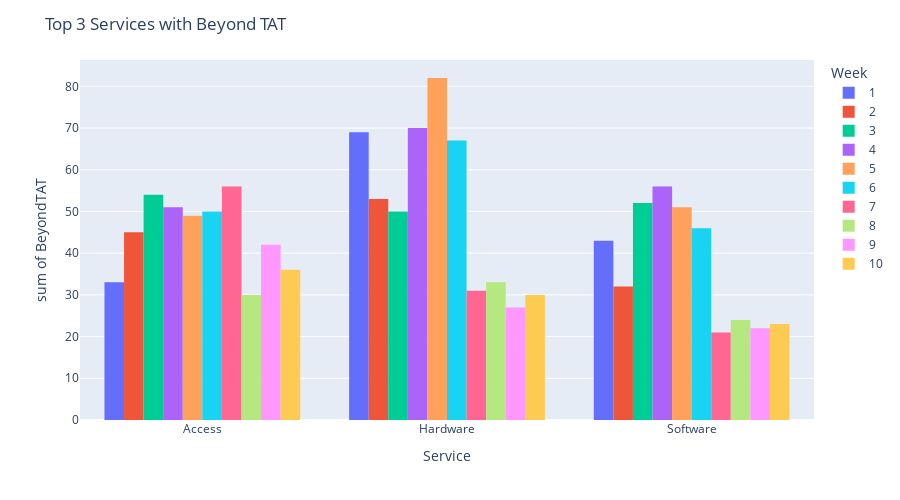

Notebook code for this chart:
### Code cell
df
df['Week'] = df['Week'].astype(str)
df['BeyondTAT'] = df['BeyondTAT'].astype(str)
fig = px.histogram(df, x = 'Service', y = 'BeyondTAT' , color='Week')
fig.update_layout(barmode='group', autosize=False, width=900, height=500, title="Top 3 Services with Beyond TAT")
fig.show()

### Figure 1 — Plotly figure (JSON) as saved in the notebook; plotly's stock layout.template omitted (floating-point values rounded to 4 significant figures)
{"data": [{"alignmentgroup": "True", "bingroup": "x", "histfunc": "sum", "hovertemplate": "Week=1<br>Service=%{x}<br>sum of BeyondTAT=%{y}<extra></extra>", "legendgroup": "1", "marker": {"color": "#636efa", "pattern": {"shape": ""}}, "name": "1", "offsetgroup": "1", "orientation": "v", "showlegend": true, "type": "histogram", "x": ["Access", "Hardware", "Software"], "xaxis": "x", "y": ["33", "69", "43"], "yaxis": "y"}, {"alignmentgroup": "True", "bingroup": "x", "histfunc": "sum", "hovertemplate": "Week=2<br>Service=%{x}<br>sum of BeyondTAT=%{y}<extra></extra>", "legendgroup": "2", "marker": {"color": "#EF553B", "pattern": {"shape": ""}}, "name": "2", "offsetgroup": "2", "orientation": "v", "showlegend": true, "type": "histogram", "x": ["Access", "Hardware", "Software"], "xaxis": "x", "y": ["45", "53", "32"], "yaxis": "y"}, {"alignmentgroup": "True", "bingroup": "x", "histfunc": "sum", "hovertemplate": "Week=3<br>Service=%{x}<br>sum of BeyondTAT=%{y}<extra></extra>", "legendgroup": "3", "marker": {"color": "#00cc96", "pattern": {"shape": ""}}, "name": "3", "offsetgroup": "3", "orientation": "v", "showlegend": true, "type": "histogram", "x": ["Access", "Hardware", "Software"], "xaxis": "x", "y": ["54", "50", "52"], "yaxis": "y"}, {"alignmentgroup": "True", "bingroup": "x", "histfunc": "sum", "hovertemplate": "Week=4<br>Service=%{x}<br>sum of BeyondTAT=%{y}<extra></extra>", "legendgroup": "4", "marker": {"color": "#ab63fa", "pattern": {"shape": ""}}, "name": "4", "offsetgroup": "4", "orientation": "v", "showlegend": true, "type": "histogram", "x": ["Access", "Hardware", "Software"], "xaxis": "x", "y": ["51", "70", "56"], "yaxis": "y"}, {"alignmentgroup": "True", "bingroup": "x", "histfunc": "sum", "hovertemplate": "Week=5<br>Service=%{x}<br>sum of BeyondTAT=%{y}<extra></extra>", "legendgroup": "5", "marker": {"color": "#FFA15A", "pattern": {"shape": ""}}, "name": "5", "offsetgroup": "5", "orientation": "v", "showlegend": true, "type": "histogram", "x": ["Access", "Hardware", "Software"], "xaxis": "x", "y": ["49", "82", "51"], "yaxis": "y"}, {"alignmentgroup": "True", "bingroup": "x", "histfunc": "sum", "hovertemplate": "Week=6<br>Service=%{x}<br>sum of BeyondTAT=%{y}<extra></extra>", "legendgroup": "6", "marker": {"color": "#19d3f3", "pattern": {"shape": ""}}, "name": "6", "offsetgroup": "6", "orientation": "v", "showlegend": true, "type": "histogram", "x": ["Access", "Hardware", "Software"], "xaxis": "x", "y": ["50", "67", "46"], "yaxis": "y"}, {"alignmentgroup": "True", "bingroup": "x", "histfunc": "sum", "hovertemplate": "Week=7<br>Service=%{x}<br>sum of BeyondTAT=%{y}<extra></extra>", "legendgroup": "7", "marker": {"color": "#FF6692", "pattern": {"shape": ""}}, "name": "7", "offsetgroup": "7", "orientation": "v", "showlegend": true, "type": "histogram", "x": ["Access", "Hardware", "Software"], "xaxis": "x", "y": ["56", "31", "21"], "yaxis": "y"}, {"alignmentgroup": "True", "bingroup": "x", "histfunc": "sum", "hovertemplate": "Week=8<br>Service=%{x}<br>sum of BeyondTAT=%{y}<extra></extra>", "legendgroup": "8", "marker": {"color": "#B6E880", "pattern": {"shape": ""}}, "name": "8", "offsetgroup": "8", "orientation": "v", "showlegend": true, "type": "histogram", "x": ["Access", "Hardware", "Software"], "xaxis": "x", "y": ["30", "33", "24"], "yaxis": "y"}, {"alignmentgroup": "True", "bingroup": "x", "histfunc": "sum", "hovertemplate": "Week=9<br>Service=%{x}<br>sum of BeyondTAT=%{y}<extra></extra>", "legendgroup": "9", "marker": {"color": "#FF97FF", "pattern": {"shape": ""}}, "name": "9", "offsetgroup": "9", "orientation": "v", "showlegend": true, "type": "histogram", "x": ["Access", "Hardware", "Software"], "xaxis": "x", "y": ["42", "27", "22"], "yaxis": "y"}, {"alignmentgroup": "True", "bingroup": "x", "histfunc": "sum", "hovertemplate": "Week=10<br>Service=%{x}<br>sum of BeyondTAT=%{y}<extra></extra>", "legendgroup": "10", "marker": {"color": "#FECB52", "pattern": {"shape": ""}}, "name": "10", "offsetgroup": "10", "orientation": "v", "showlegend": true, "type": "histogram", "x": ["Access", "Hardware", "Software"], "xaxis": "x", "y": ["36", "30", "23"], "yaxis": "y"}], "layout": {"autosize": false, "barmode": "group", "height": 500, "legend": {"title": {"text": "Week"}, "tracegroupgap": 0}, "margin": {"t": 60}, "title": {"text": "Top 3 Services with Beyond TAT"}, "width": 900, "xaxis": {"anchor": "y", "domain": [0, 1], "title": {"text": "Service"}}, "yaxis": {"anchor": "x", "domain": [0, 1], "title": {"text": "sum of BeyondTAT"}}}}
